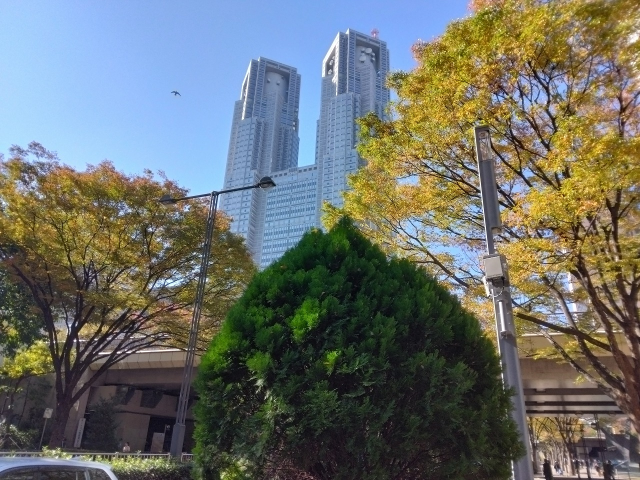
#> input picture BS_photes/IMG_20221111_104424.jpg, 1280 x 960 px (shown at 1/2 size)
$ python -i leveling.py   (imports and definitions only)
#> lines starting #> are read from the running program, lines starting #| are printed output that depends on the picture; after the words box and inside, x2 and y2 are one past the last pixel; in counts of white or black regions, pixels touching at a corner belong together
#> further down, picture is the input picture: shape (960, 1280, 3); mean B, G, R 105.8, 110.9, 106.7
#!/usr/bin/env python3
# -*- coding: utf-8 -*-

"""Panorama horizon leveling helpers."""

from __future__ import annotations

import math
import random
from dataclasses import dataclass
from typing import Any, Dict, Iterable, List, Optional, Sequence, Tuple

import cv2
import numpy as np

from .spherical_camera import (
    apply_rotation_to_rays,
    equirect_to_perspective,
    make_rotation,
    normalize_ray,
    pixel_to_camera_ray,
)


def _clamp01(x: float) -> float:
    return max(0.0, min(1.0, float(x)))


def _weighted_median(values: Sequence[float], weights: Sequence[float]) -> float:
    vals = np.asarray(values, dtype=np.float64)
    wts = np.asarray(weights, dtype=np.float64)
    mask = np.isfinite(vals) & np.isfinite(wts) & (wts > 0.0)
    vals = vals[mask]
    wts = wts[mask]
    if vals.size == 0:
        return 0.0
    order = np.argsort(vals)
    vals = vals[order]
    wts = wts[order]
    total = float(np.sum(wts))
    if total <= 0.0:
        return float(np.median(vals))
    cutoff = total * 0.5
    idx = int(np.searchsorted(np.cumsum(wts), cutoff, side="left"))
    idx = min(idx, vals.size - 1)
    return float(vals[idx])


def _line_orientation_deg(x1: float, y1: float, x2: float, y2: float) -> float:
    angle = math.degrees(math.atan2(float(y2) - float(y1), float(x2) - float(x1)))
    while angle < -90.0:
        angle += 180.0
    while angle >= 90.0:
        angle -= 180.0
    return float(angle)


def _roll_from_line_angle(angle_deg: float) -> Optional[Tuple[float, str]]:
    """Return visual image roll from a near-horizontal or near-vertical line."""
    angle = float(angle_deg)
    if -30.0 <= angle <= 30.0:
        return angle, "horizontal"
    if 60.0 <= abs(angle) <= 90.0:
        if angle < 0.0:
            return angle + 90.0, "vertical"
        return angle - 90.0, "vertical"
    return None


# [9 lines left out: function _base_failure, not called in this run]


def estimate_roll_from_crop_lines(img_bgr: np.ndarray) -> Dict[str, Any]:
    """Estimate visual roll in degrees from line segments in a perspective crop.

    Positive roll means near-horizontal lines slope downward to the right in
    OpenCV image coordinates. ``make_level_rotation`` converts this visual roll
    into the opposite source-ray correction used by ``equirect_to_perspective``.
    """
    if img_bgr is None or img_bgr.ndim < 2:
        return _base_failure(reason="invalid_image")

    h, w = img_bgr.shape[:2]
#> h = 960; w = 1280
    min_dim = max(1, min(int(w), int(h)))
#> min_dim = 960
    if min_dim < 32:
        return _base_failure(reason="image_too_small")

    if img_bgr.ndim == 2:
        gray = img_bgr
    else:
        gray = cv2.cvtColor(img_bgr, cv2.COLOR_BGR2GRAY)
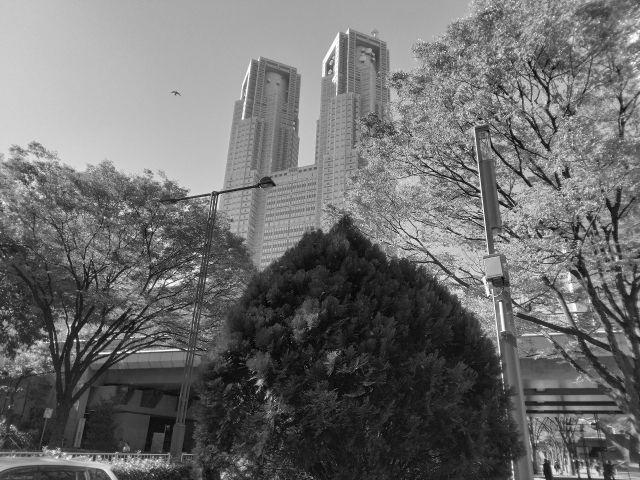
#> gray: shape (960, 1280) (shown at 1/2 size); min 0, max 255, mean 109
    gray = cv2.GaussianBlur(gray, (3, 3), 0)
    edges = cv2.Canny(gray, 50, 150, apertureSize=3, L2gradient=True)
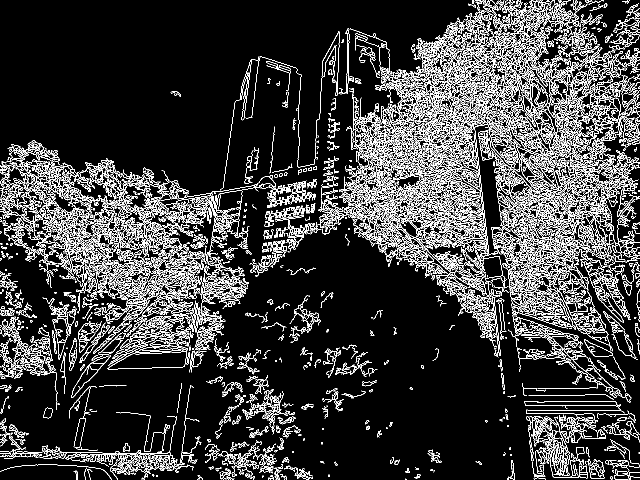
#> edges: shape (960, 1280) (shown at 1/2 size); 14.5% white in thin lines or dots

    min_line_len = max(32, int(round(min_dim * 0.08)))
#> min_line_len = 77
    max_line_gap = max(8, int(round(min_dim * 0.02)))
#> max_line_gap = 19
    threshold = max(40, int(round(min_dim * 0.08)))
#> threshold = 77
    lines = cv2.HoughLinesP(
        edges,
        rho=1,
        theta=np.pi / 180.0,
        threshold=threshold,
        minLineLength=min_line_len,
        maxLineGap=max_line_gap,
    )
#> lines = 1872 rows, first 6: [9, 427, 189, 418], [640, 437, 966, 409], [832, 458, 1277, 505], [8, 457, 437, 420], [162, 572, 360, 488], [647, 423, 1068, 2]
    raw_line_count = 0 if lines is None else int(len(lines))
#> raw_line_count = 1872
    if lines is None:
        return _base_failure(raw_line_count=0, reason="no_hough_lines")

    candidates: List[Tuple[float, float, str]] = []
    horizontal_count = 0
    vertical_count = 0
    for line in lines[:, 0, :]:
        x1, y1, x2, y2 = [float(v) for v in line]
        length = math.hypot(x2 - x1, y2 - y1)
        if length < float(min_line_len):
            continue
        angle = _line_orientation_deg(x1, y1, x2, y2)
        roll_info = _roll_from_line_angle(angle)
        if roll_info is None:
            continue
        roll, kind = roll_info
        candidates.append((float(roll), float(length), kind))
        if kind == "horizontal":
            horizontal_count += 1
        else:
            vertical_count += 1
#> this loop made 1872 passes
#> (x1, y1, x2, y2, length, roll_info, roll) on passes 1, 2, 3, 4, 5, 7, 8, 9, 10, 11: (9, 427, 189, 418, 180.2, (-2.86, 'horizontal'), -2.86), (640, 437, 966, 409, 327.2, (-4.91, 'horizontal'), -4.91), (832, 458, 1277, 505, 447.5, (6.03, 'horizontal'), 6.03), (8, 457, 437, 420, 430.6, (-4.93, 'horizontal'), -4.93), (162, 572, 360, 488, 215.1, (-22.99, 'horizontal'), -22.99), (143, 556, 432, 422, 318.6, (-24.88, 'horizontal'), -24.88), (525, 502, 1273, 169, 818.8, (-24, 'horizontal'), -24), (691, 340, 1198, 103, 559.7, (-25.05, 'horizontal'), -25.05), (527, 504, 1269, 173, 812.5, (-24.04, 'horizontal'), -24.04), (102, 627, 489, 446, 427.2, (-25.07, 'horizontal'), -25.07)
#> (x1, y1, x2, y2, length, roll) on passes 61, 62, 63, 65: (708, 451, 1273, 520, 569.2, 6.96), (1, 340, 357, 371, 357.3, 4.98), (327, 619, 556, 521, 249.1, -23.17), (0, 745, 556, 520, 599.8, -22.03)

    if not candidates:
        return _base_failure(
            raw_line_count=raw_line_count,
            horizontal_count=0,
            vertical_count=0,
            reason="no_level_candidates",
        )

    values = np.asarray([c[0] for c in candidates], dtype=np.float64)
    weights = np.asarray([c[1] for c in candidates], dtype=np.float64)
    initial = _weighted_median(values.tolist(), weights.tolist())
    residuals = np.abs(values - initial)
    mad = _weighted_median(residuals.tolist(), weights.tolist())
    gate = max(4.0, min(15.0, 3.0 * max(float(mad), 1.0)))
    keep = residuals <= gate
    if not bool(np.any(keep)):
        keep = np.ones_like(values, dtype=bool)

    kept_values = values[keep]
    kept_weights = weights[keep]
    roll_deg = _weighted_median(kept_values.tolist(), kept_weights.tolist())
    final_residuals = np.abs(kept_values - roll_deg)
    dispersion = _weighted_median(final_residuals.tolist(), kept_weights.tolist())

    kept_weight = float(np.sum(kept_weights))
    total_weight = float(np.sum(weights))
    consensus_score = kept_weight / total_weight if total_weight > 0.0 else 0.0
    line_score = min(1.0, float(kept_values.size) / 8.0)
    length_score = min(1.0, kept_weight / (float(min_dim) * 3.0))
    dispersion_score = _clamp01(1.0 - float(dispersion) / 10.0)
    confidence = consensus_score * dispersion_score * (0.70 * line_score + 0.30 * length_score)
    if kept_values.size < 2:
        confidence *= 0.25
    elif kept_values.size < 3:
        confidence *= 0.60

    return {
        "roll_deg": float(roll_deg),
        "confidence": _clamp01(confidence),
        "line_count": int(kept_values.size),
        "method": "hough_lines",
        "raw_line_count": raw_line_count,
        "candidate_count": int(len(candidates)),
        "horizontal_count": int(horizontal_count),
        "vertical_count": int(vertical_count),
        "dispersion_deg": float(dispersion),
    }


# [170 lines left out: functions estimate_pano_level_correction, make_level_rotation, _rotation_from_to, not called in this run]


@dataclass
class _GreatCircleLine:
    yaw_sample: float
    x1: float
    y1: float
    x2: float
    y2: float
    length: float
    angle_deg: float
    normal: np.ndarray
    weight: float
    residual_deg: Optional[float] = None
    inlier: bool = False


def _spherical_wrap_yaw_deg(yaw: float) -> float:
    return (float(yaw) + 180.0) % 360.0 - 180.0


# [74 lines left out: functions _spherical_line_orientation_deg, _spherical_detect_hough_segments, _spherical_segment_to_great_circle, _spherical_candidate_from_normals, not called in this run]


def _spherical_clamp_unit(x: np.ndarray) -> np.ndarray:
    return np.clip(np.asarray(x, dtype=np.float64), -1.0, 1.0)


def _spherical_angular_residuals_rad(normals: np.ndarray, v: np.ndarray) -> np.ndarray:
    dots = normals @ np.asarray(v, dtype=np.float64)
    return np.abs(np.arcsin(_spherical_clamp_unit(dots)))


# [242 lines left out: functions _spherical_weighted_median, _spherical_refine_up_vector, estimate_pano_spherical_ransac_correction, not called in this run]

>>> import cv2
>>> picture = cv2.imread('../../BS_photes/IMG_20221111_104424.jpg')
>>> result = estimate_roll_from_crop_lines(picture)

$ run again, on BS_photes/DSCN1943.jpg
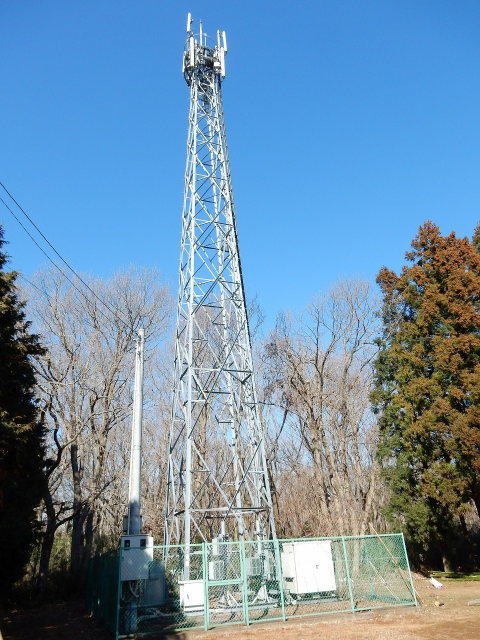
#> input picture BS_photes/DSCN1943.jpg, 960 x 1280 px (shown at 1/2 size)
#> picture is the input picture: shape (1280, 960, 3); mean B, G, R 168.2, 142.8, 110.2
#> in estimate_roll_from_crop_lines, `gray = cv2.cvtColor(img_bgr, cv2.COLOR_BGR2GRAY)`:
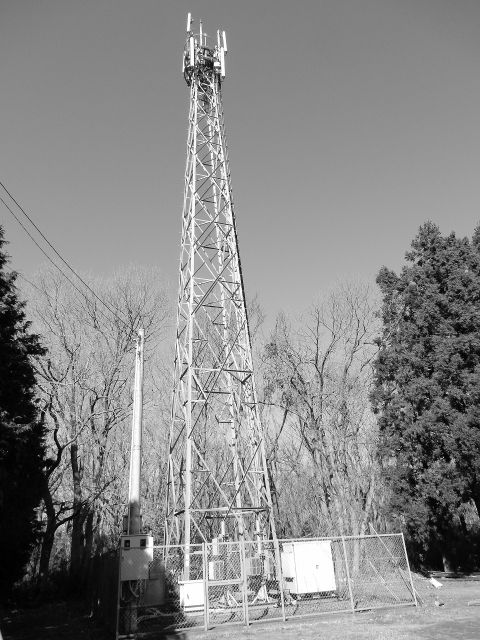
#> gray: shape (1280, 960) (shown at 1/2 size); min 0, max 255, mean 135.9
#> in estimate_roll_from_crop_lines, `edges = cv2.Canny(gray, 50, 150, apertureSize=3, L2gradient=True)`:
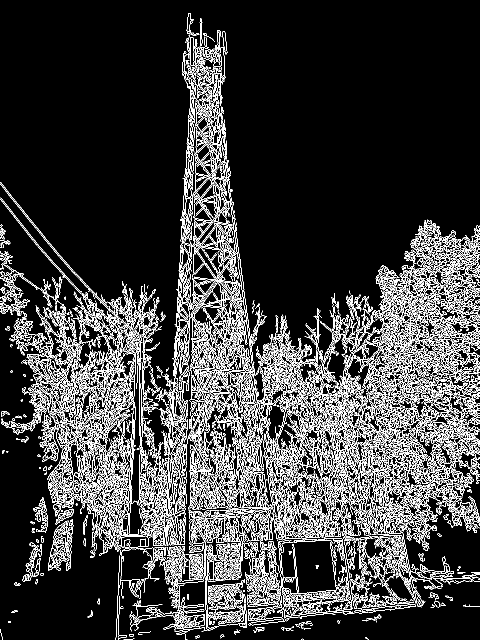
#> edges: shape (1280, 960) (shown at 1/2 size); 14.1% white in thin lines or dots
#> lines = 1384 rows, first 6: [338, 1186, 956, 568], [425, 284, 452, 534], [408, 95, 460, 850], [102, 524, 747, 1169], [561, 817, 910, 468], [690, 735, 959, 466]
#> raw_line_count = 1384
#> the loop in estimate_roll_from_crop_lines, `for line in lines[:, 0, :]:` made 1384 passes
#> (x1, y1, x2, y2, length, roll_info, roll) on passes 2, 3, 11, 19, 23, 26, 30: (425, 284, 452, 534, 251.5, (-6.16, 'vertical'), -6.16), (408, 95, 460, 850, 756.8, (-3.94, 'vertical'), -3.94), (445, 325, 490, 842, 519, (-4.97, 'vertical'), -4.97), (321, 1129, 341, 839, 290.7, (3.95, 'vertical'), 3.95), (387, 323, 387, 69, 254, (0, 'vertical'), 0), (500, 724, 566, 1258, 538.1, (-7.05, 'vertical'), -7.05), (335, 850, 382, 515, 338.3, (7.99, 'vertical'), 7.99)

$ run again, on BS_photes/DSCN2186.jpg
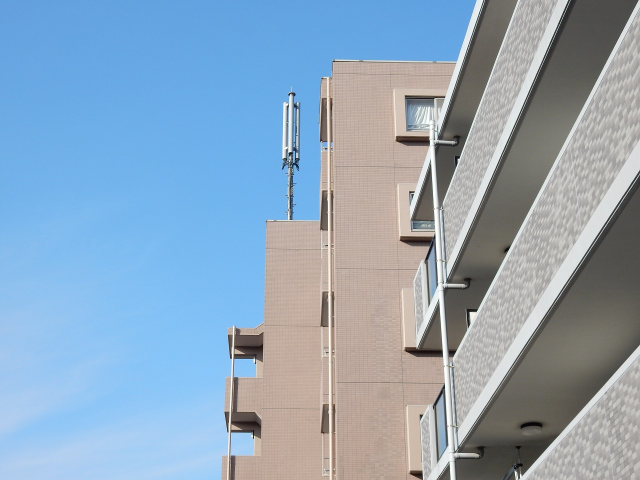
#> input picture BS_photes/DSCN2186.jpg, 1280 x 960 px (shown at 1/2 size)
#> picture is the input picture: shape (960, 1280, 3); mean B, G, R 187.4, 166.2, 142.6
#> in estimate_roll_from_crop_lines, `gray = cv2.cvtColor(img_bgr, cv2.COLOR_BGR2GRAY)`:
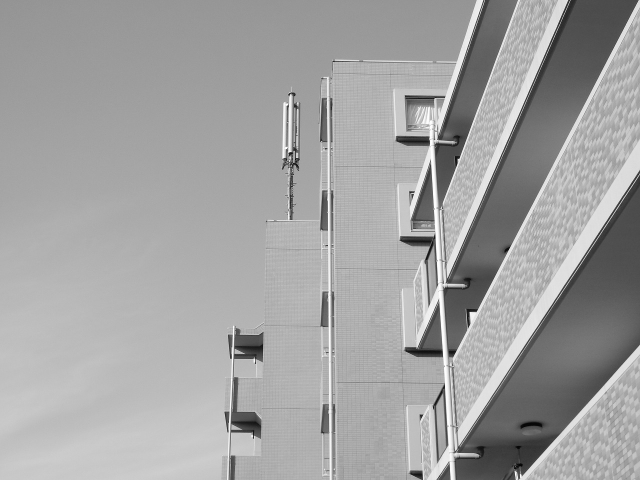
#> gray: shape (960, 1280) (shown at 1/2 size); min 0, max 255, mean 161.5
#> in estimate_roll_from_crop_lines, `edges = cv2.Canny(gray, 50, 150, apertureSize=3, L2gradient=True)`:
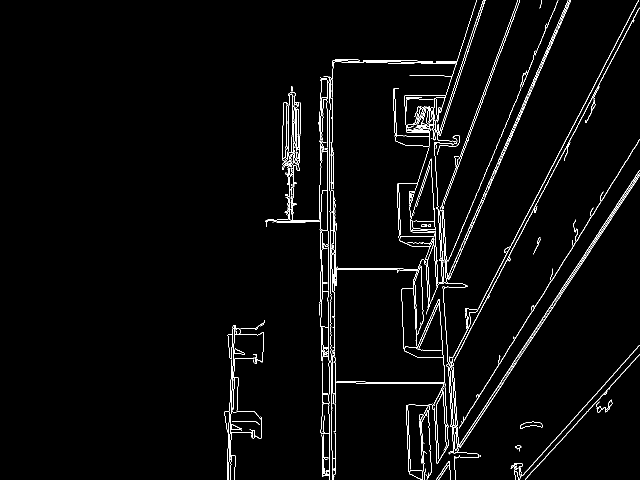
#> edges: shape (960, 1280) (shown at 1/2 size); 2.5% white in thin lines or dots, all inside (x1, y1, x2, y2) = (449, 0, 1280, 960)
#> lines = 136 rows, first 6: [874, 927, 1278, 280], [1044, 214, 1135, 1], [832, 673, 1060, 134], [1074, 654, 1278, 341], [892, 931, 1085, 635], [1020, 506, 1194, 177]
#> raw_line_count = 136
#> the loop in estimate_roll_from_crop_lines, `for line in lines[:, 0, :]:` made 136 passes
#> (x1, y1, x2, y2, length, roll_info, roll) on passes 44, 49: (671, 118, 929, 123, 258, (1.11, 'horizontal'), 1.11), (732, 125, 817, 126, 85.01, (0.674, 'horizontal'), 0.674)

$ run again, on BS_photes/DSCN2191.jpg
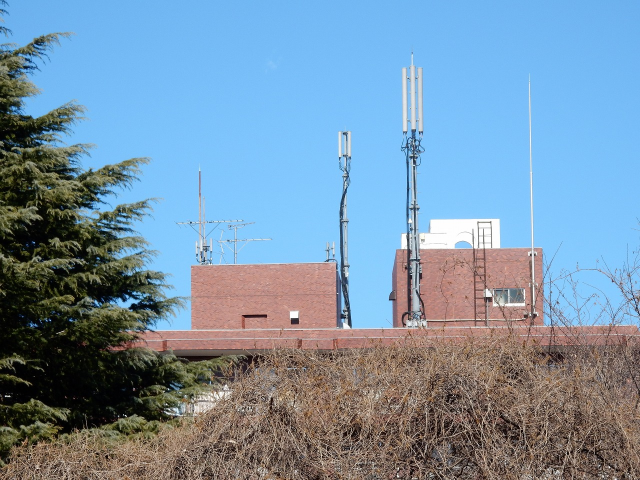
#> input picture BS_photes/DSCN2191.jpg, 1280 x 960 px (shown at 1/2 size)
#> picture is the input picture: shape (960, 1280, 3); mean B, G, R 167.8, 145.9, 119.2
#> in estimate_roll_from_crop_lines, `gray = cv2.cvtColor(img_bgr, cv2.COLOR_BGR2GRAY)`:
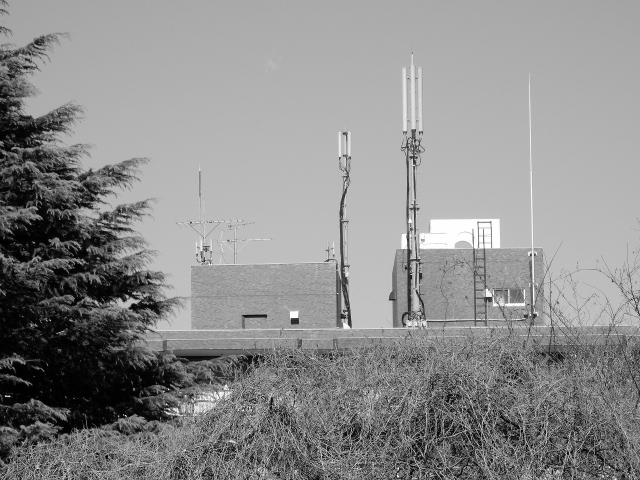
#> gray: shape (960, 1280) (shown at 1/2 size); min 0, max 255, mean 140.4
#> in estimate_roll_from_crop_lines, `edges = cv2.Canny(gray, 50, 150, apertureSize=3, L2gradient=True)`:
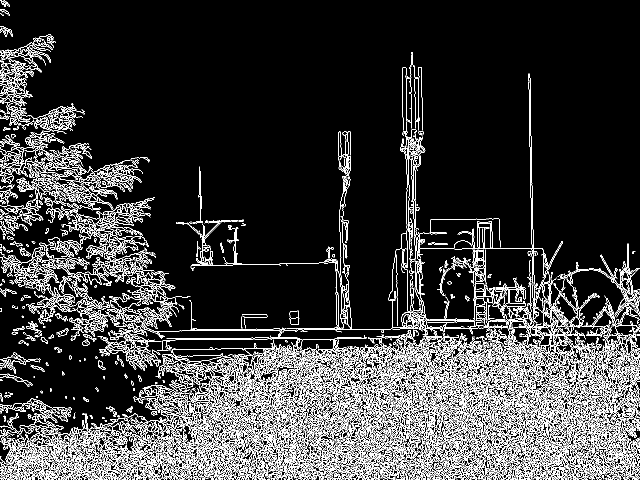
#> edges: shape (960, 1280) (shown at 1/2 size); 13.7% white in thin lines or dots
#> lines = 902 rows, first 6: [2, 935, 1277, 778], [2, 944, 1279, 944], [2, 929, 1277, 704], [0, 941, 1275, 807], [21, 899, 1275, 700], [3, 939, 1276, 783]
#> raw_line_count = 902
#> the loop in estimate_roll_from_crop_lines, `for line in lines[:, 0, :]:` made 902 passes
#> (x1, y1, x2, y2, length, roll_info, roll) on passes 1 to 6: (2, 935, 1277, 778, 1284.6, (-7.02, 'horizontal'), -7.02), (2, 944, 1279, 944, 1277, (0, 'horizontal'), 0), (2, 929, 1277, 704, 1294.7, (-10.01, 'horizontal'), -10.01), (0, 941, 1275, 807, 1282, (-6, 'horizontal'), -6), (21, 899, 1275, 700, 1269.7, (-9.02, 'horizontal'), -9.02), (3, 939, 1276, 783, 1282.5, (-6.99, 'horizontal'), -6.99)
